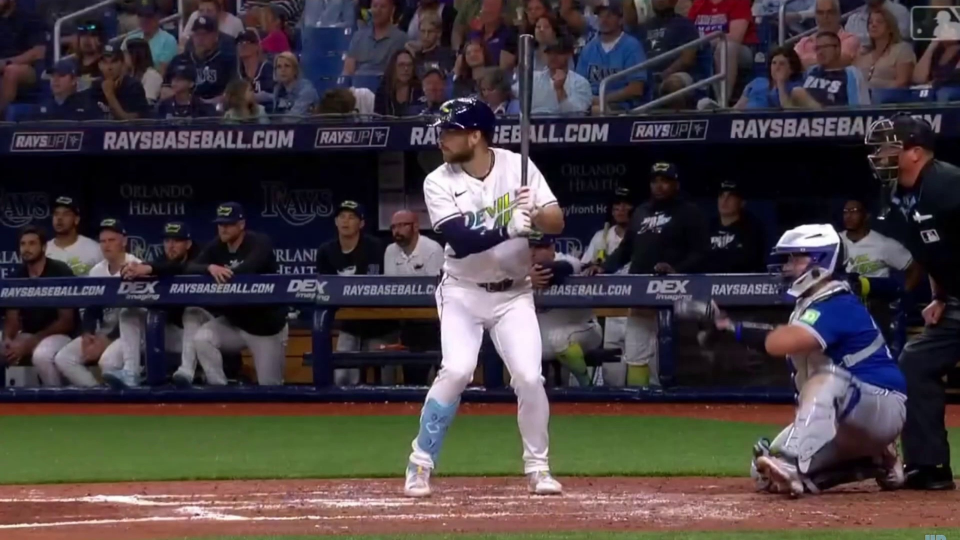
#> input picture frame_1.jpg, 1920 x 1080 px (shown at 1/2 size)
$ python test_opencv.py frame_1.jpg
#> lines starting #> are read from the running program, lines starting #| are printed output that depends on the picture
# test_opencv.py
import cv2
import numpy as np
import os
import sys
import tempfile

def test_opencv_installation():
    """Test if OpenCV is installed correctly"""
    print(f"OpenCV version: {cv2.__version__}")
    print(f"OpenCV path: {cv2.__file__}")

    # Create a simple image
    img = np.zeros((100, 100, 3), dtype=np.uint8)
    img[:, :, 0] = 255  # Blue

    # Try to save and read the image
    with tempfile.NamedTemporaryFile(suffix='.jpg', delete=False) as temp_img:
        temp_path = temp_img.name

    try:
        cv2.imwrite(temp_path, img)
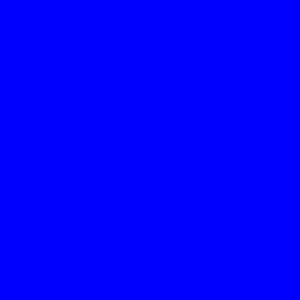
#> saved as tmpotn9474u.jpg: shape (100, 100, 3) (shown 3 times larger); mean B, G, R 255, 0, 0
        print(f"Successfully wrote test image to {temp_path}")

        img_read = cv2.imread(temp_path)
        if img_read is None:
            print("ERROR: Failed to read test image")
        else:
            print(f"Successfully read test image, shape: {img_read.shape}")
#| Successfully read test image, shape: (100, 100, 3)
    finally:
        os.unlink(temp_path)
        print(f"Cleaned up test image file")

def test_video_processing(video_path=None):
    """Test video processing functionality"""
    if video_path is None:
        # Create a test video
        with tempfile.NamedTemporaryFile(suffix='.mp4', delete=False) as temp_video:
            temp_path = temp_video.name

        try:
            # Create a simple video with 10 frames
            fourcc = cv2.VideoWriter_fourcc(*'mp4v')
            out = cv2.VideoWriter(temp_path, fourcc, 30, (640, 480))

            for i in range(10):
                # Create a frame with a number
                frame = np.zeros((480, 640, 3), dtype=np.uint8)
                cv2.putText(frame, f"Frame {i}", (50, 50), cv2.FONT_HERSHEY_SIMPLEX, 1, (255, 255, 255), 2)
                out.write(frame)

            out.release()
            print(f"Created test video at {temp_path}")

            # Test reading the video
            test_video_reading(temp_path)
        finally:
            os.unlink(temp_path)
            print(f"Cleaned up test video file")
    else:
        # Test reading the provided video
        test_video_reading(video_path)

def test_video_reading(video_path):
    """Test reading a video file"""
#> called with video_path = 'frame_1.jpg'
    print(f"Testing video reading for {video_path}")

    cap = cv2.VideoCapture(video_path)
    if not cap.isOpened():
        print(f"ERROR: Could not open video file: {video_path}")
        return

    # Get video properties
    frame_count = int(cap.get(cv2.CAP_PROP_FRAME_COUNT))
    fps = cap.get(cv2.CAP_PROP_FPS)
    width = int(cap.get(cv2.CAP_PROP_FRAME_WIDTH))
    height = int(cap.get(cv2.CAP_PROP_FRAME_HEIGHT))

    print(f"Video properties: frames={frame_count}, fps={fps}, resolution={width}x{height}")

    # Read a few frames
    frames_read = 0
    for i in range(min(5, frame_count)):
        ret, frame = cap.read()
        if ret:
            frames_read += 1
            print(f"Read frame {i}, shape: {frame.shape}")
        else:
            print(f"Failed to read frame {i}")
#> this loop made 1 pass
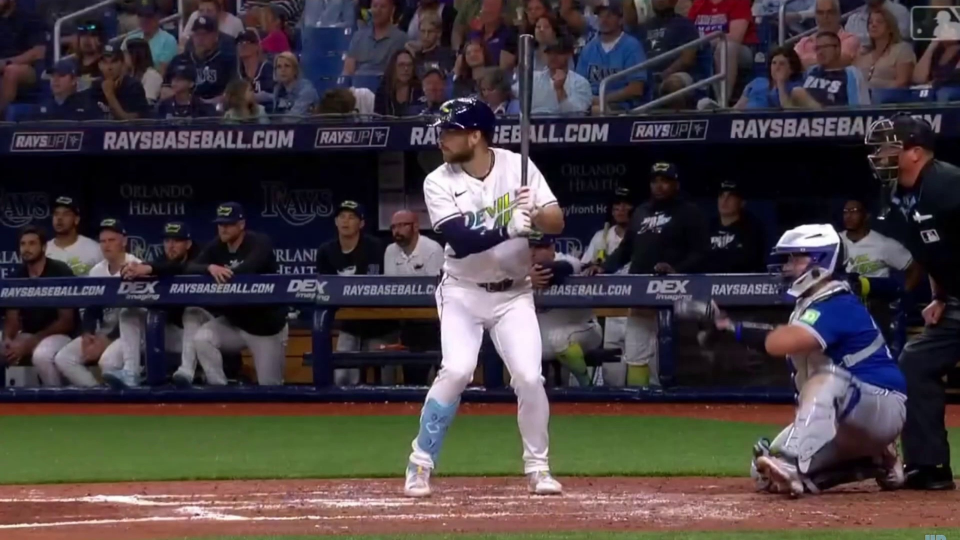
#> input picture frame_1.jpg, 1920 x 1080 px (shown at 1/2 size)
#> after the loop, frames_read = 1

    cap.release()
    print(f"Successfully read {frames_read} frames")
#| Successfully read 1 frames

if __name__ == "__main__":
    print("Testing OpenCV installation...")
    test_opencv_installation()

    print("\nTesting video processing...")
    if len(sys.argv) > 1:
        test_video_processing(sys.argv[1])
    else:
        test_video_processing()
